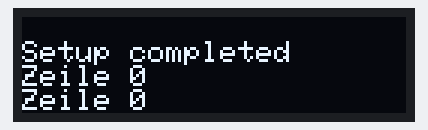
Recording of a program running on a simulated ESP8266 (NodeMCU). Shown: 128×32 one-colour display.

Above: at 2.2 s.
At 6.3 s:
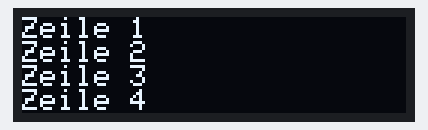
At 11.3 s:
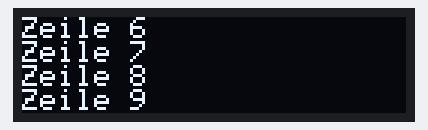
At 20.4 s:
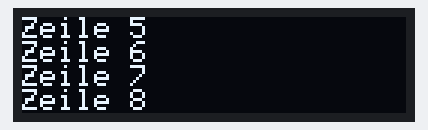
At 29.6 s:
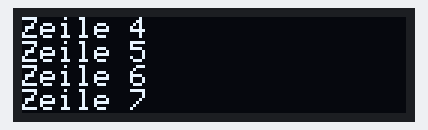
At 38.7 s:
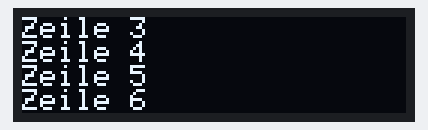

Measured:
- what the display in image 0 shows lasts 1.0 s, from 2.2 s to 3.2 s

The program:

main.cpp
```cpp
#include <Arduino.h>
#include <Wire.h>
#include <Adafruit_GFX.h>
#include <Adafruit_SSD1306.h>
//#include <Fonts/FreeSans9pt7b.h>

#define SCREEN_WIDTH 128 // OLED display width, in pixels
#define SCREEN_HEIGHT 32 // OLED display height, in pixels

// Declaration for an SSD1306 display connected to I2C (SDA, SCL pins)
Adafruit_SSD1306 display(SCREEN_WIDTH, SCREEN_HEIGHT, &Wire, -1);

class OLEDConsole {
  private:
    int Zeilen = 0; // Initial number of lines printed (to initiate scrolling when needed)
    String Zeile[4] = {"","","",""}; // line buffer 0..3

// Ausgabe: Clear Display and print full line buffer
void Ausgabe() {
  display.clearDisplay();
  display.setCursor(0,0);
  for (int i=0; i<4; i++) {
    display.setCursor(0,i*8);
    display.println(Zeile[i]);
  }
  display.display();
}

  public:

// init: clear display, set font etc.
void init() {
  display.clearDisplay();
  Zeilen = 0;
  //display.setFont(&FreeSans9pt7b);
  display.setTextSize(1);
  display.setTextColor(WHITE);
  display.setCursor(0, 0);
}

// println: add a new line, scroll old text one line up
void println(String t) {
  Zeilen++;
  if (Zeilen < 4) {
    Zeile[Zeilen]=t;
  } else for (int i=0; i<3; i++) {
    Zeile[i] = Zeile[i+1];
  }
  Zeile[3] = t;
  Ausgabe();
}

// Updateln: direct update of line:
void updateln(int z, String t) {
  Zeile[z] = t;
  Ausgabe();
}
};

OLEDConsole Console;

void setup() {
  Serial.begin(115200);

  if(!display.begin(SSD1306_SWITCHCAPVCC, 0x3C)) { // Address 0x3D for 128x64
    Serial.println(F("SSD1306 allocation failed"));
    for(;;);
  }
  delay(2000);
  Console.init();
  Console.println("Setup completed");
  delay(100);

}

void loop() {
  for (int i=0; i<10; i++) {
    Console.println("Zeile " + String(i));
    delay(1000);
  }

}
```
